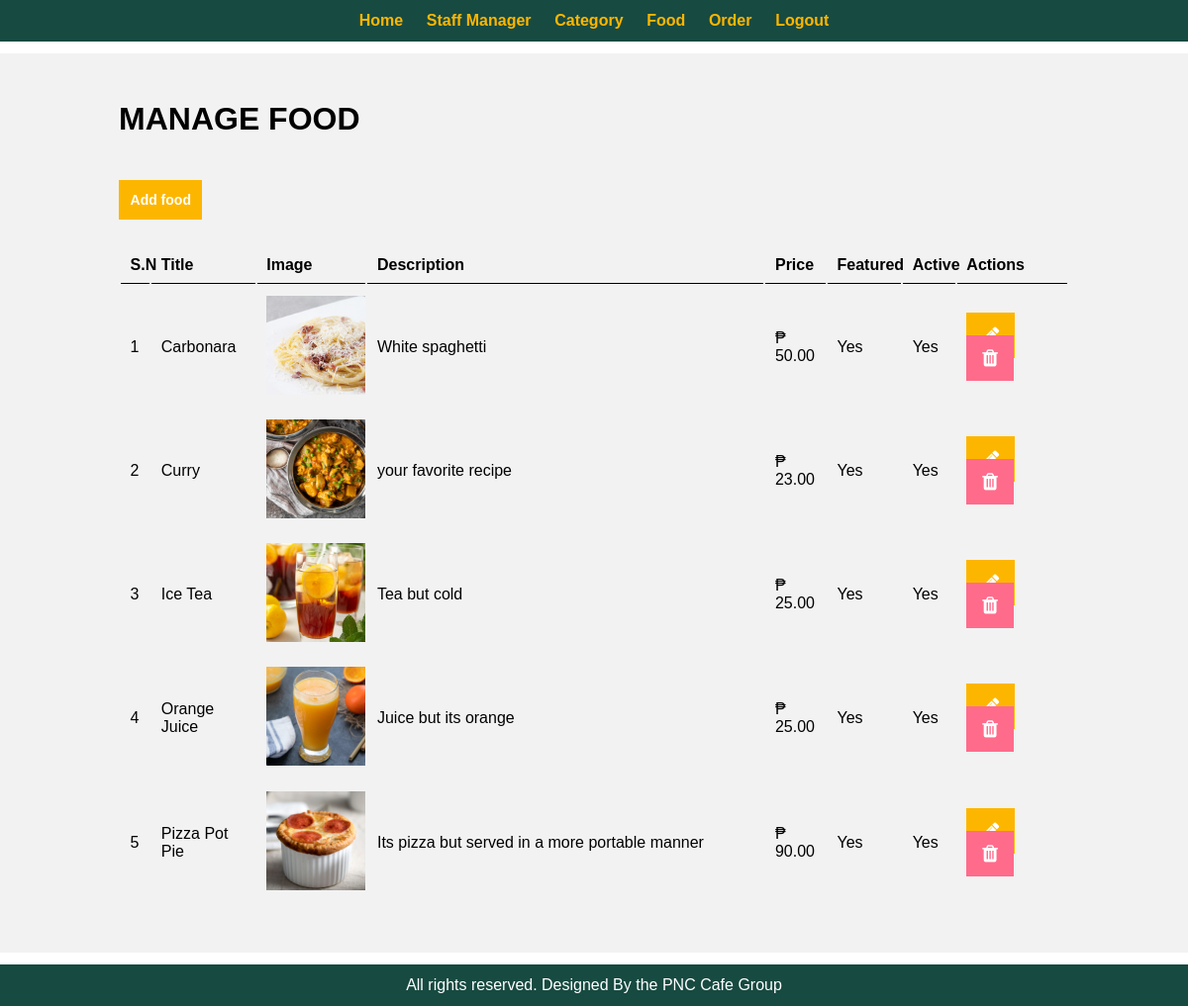
The app's page /food-order/admin/manage-food.php (signed in) with its own data.
### tables this page shows
CREATE TABLE `tbl_food` (
  `id` int(10) UNSIGNED NOT NULL,
  `title` varchar(150) NOT NULL,
  `description` text NOT NULL,
  `price` decimal(10,2) NOT NULL,
  `image_name` varchar(255) NOT NULL,
  `category_id` int(10) UNSIGNED NOT NULL,
  `featured` varchar(10) NOT NULL,
  `active` varchar(10) NOT NULL
);

### food-order/admin/manage-food.php (the view, shortened to what this page needs)
<?php include('partials/menu.php'); ?>
            <div class="main-content">
            <div class=wrapper>
            <h1> MANAGE FOOD</h1> <br><br>
          <link rel="stylesheet" href="https://cdnjs.cloudflare.com/ajax/libs/font-awesome/4.7.0/css/font-awesome.min.css">
          <br>
            <a href="<?php echo SITEURL;?>admin/add-food.php" class="btn-primary">Add food</a>
            <br><br><br>
               <table class="tbl-full">
                    <tr>
                         <th>S.N</th>
                         <th>Title</th>
                         <th>Image</th>
                         <th>Description</th>
                         <th>Price</th>
                         <th>Featured</th>
                         <th>Active</th>
                         <th>Actions</th>
                    </tr>
                    <?php
                    $sql = "SELECT * FROM tbl_food ORDER BY title ASC";
                    $res = mysqli_query($conn, $sql);
                    $count = mysqli_num_rows($res);
                    $sn = 1;
                    if($count>0) {
                         while($rows=mysqli_fetch_assoc($res)) {
                              $id = $rows['id'];
                              $title = $rows['title'];
                              $description = $rows['description'];
                              $price = $rows['price'];
                              $image_name = $rows['image_name'];
                              $featured = $rows['featured'];
                              $active = $rows['active'];
                         ?>
                         <tr>
                         <td><?php echo $sn++;?></td>
                         <td><?php echo $title;?></td>
                         <td><?php
                              if($image_name!="") {
                                   ?>
                                   <img src="<?php echo SITEURL; ?>images/food/<?php echo $image_name; ?>" width="100px">
                                   <?php
                              } else {
                                   echo "<div class='error'>Image not added</div>";
                              }
                         ?></td>
                         <td width="400px"><?php echo $description;?></td>
                         <td>₱ <?php echo $price;?></td>
                         <td><?php echo $featured;?></td>
                         <td><?php echo $active;?></td>
                         <td>
                              <a href="<?php echo SITEURL; ?>admin/update-food.php?id=<?php echo $id;?>" class="btn-primary icon"><i class="fa fa-pencil"></i></a>
                              <a href="<?php echo SITEURL; ?>admin/delete-food.php?id=<?php echo $id; ?>&image_name=<?php echo $image_name; ?>" class="btn-danger icon"><i class="fa fa-trash"></i></a>
                         </td>
                    </tr>
                         <?php
                         }
                    } else {
                         echo "<tr> <td colspan='8' class='error'> Food Not Added Yet.</td></tr>";
                    }
                    ?>
               </table>
          </div>
 </div>
<?php include('partials/footer.php'); ?>

### food-order/css/admin.css (style rules this page uses)
* { margin: 0 0; padding: 0 0; font-family: Arial, Helvetica, sans-serif; }
.wrapper { padding: 1%; width: 80%; margin: 0 auto; }
.tbl-full { width: 100%; }
table tr th { border-bottom: 1px solid black; padding: 1%; text-align: left; }
table tr td { padding: 1%; margin-right: 3% auto; }
.btn-primary { background-color: #FDB600; padding: 1.2%; font-size: 14px; color: white; text-decoration: none; font-weight: bold; width: 30%; }
.btn-danger { background-color: #ff6b8b; padding: 1.2%; font-size: 14px; color: white; text-decoration: none; font-weight: bold; width: 30%; text-align: center; }
.icon { padding: 12px 16px; font-size: 20px; }
.main-content { margin: 1% 0; background-color: #f2f2f2; padding: 3% 0; }

### records on screen
tbl_food: title "Carbonara", image_name (picture), description "White spaghetti", price "50.00", featured "Yes", active "Yes"
tbl_food: title "Curry", image_name (picture), description "your favorite recipe", price "23.00", featured "Yes", active "Yes"
tbl_food: title "Ice Tea", image_name (picture), description "Tea but cold", price "25.00", featured "Yes", active "Yes"
tbl_food: title "Orange Juice", image_name (picture), description "Juice but its orange", price "25.00", featured "Yes", active "Yes"
tbl_food: title "Pizza Pot Pie", image_name (picture), description "Its pizza but served in a more portable manner", price "90.00", featured "Yes", active "Yes"
